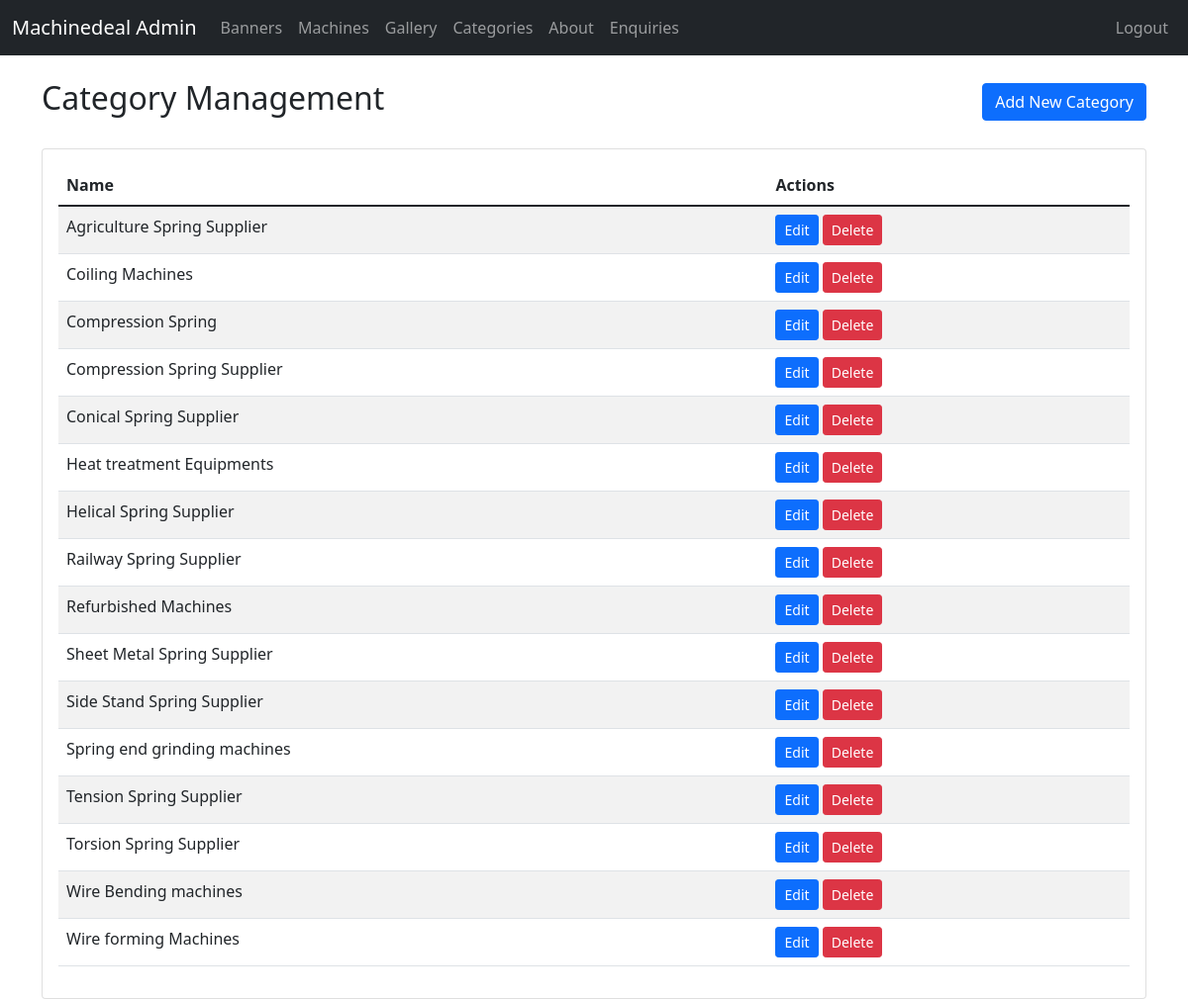
/admin/categories.php (signed in), run on the app's committed database.
### tables this page shows
CREATE TABLE `categories` (
  `id` int(11) NOT NULL,
  `name` varchar(100) NOT NULL,
  `created_at` timestamp NOT NULL DEFAULT CURRENT_TIMESTAMP
);

### admin/categories.php (the view, shortened to what this page needs)
<?php
$database = new Database();
$db = $database->getConnection();
$stmt = $db->query("SELECT * FROM categories ORDER BY name");
$categories = $stmt->fetchAll(PDO::FETCH_ASSOC);
?>
<!DOCTYPE html>
<html lang="en">
<head>
    <link href="https://cdn.jsdelivr.net/npm/bootstrap@5.1.3/dist/css/bootstrap.min.css" rel="stylesheet">
    <link href="https://cdn.jsdelivr.net/npm/bootstrap-icons@1.7.2/font/bootstrap-icons.css" rel="stylesheet">
</head>
<body>
    <?php include 'includes/navbar.php'; ?>
    <div class="container mt-4">
        <div class="d-flex justify-content-between align-items-center mb-4">
            <h2>Category Management</h2>
            <button type="button" class="btn btn-primary" data-bs-toggle="modal" data-bs-target="#addCategoryModal">
                Add New Category
            </button>
        </div>
        <div class="card">
            <div class="card-body">
                <div class="table-responsive">
                    <table class="table table-striped">
                        <thead>
                            <tr>
                                <th>Name</th>
                                <th>Actions</th>
                            </tr>
                        </thead>
                        <tbody>
                            <?php foreach ($categories as $category): ?>
                            <tr>
                                <td><?php echo htmlspecialchars($category['name']); ?></td>
                                <td>
                                    <button class="btn btn-sm btn-primary"
                                            onclick="editCategory(<?php echo $category['id']; ?>, '<?php echo htmlspecialchars($category['name']); ?>')">
                                        Edit
                                    </button>
                                    <form method="POST" class="d-inline">
                                        <button type="submit" class="btn btn-sm btn-danger"
                                                onclick="return confirm('Are you sure you want to delete this category?')">
                                            Delete
                                        </button>
                                    </form>
                                </td>
                            </tr>
                            <?php endforeach; ?>
                        </tbody>
                    </table>
                </div>
            </div>
        </div>
    </div>
</body>
</html>

### admin/includes/navbar.php (shortened to what this page needs)
<nav class="navbar navbar-expand-lg navbar-dark bg-dark">
    <div class="container-fluid">
        <a class="navbar-brand" href="dashboard.php">Machinedeal Admin</a>
        <div class="collapse navbar-collapse" id="navbarNav">
            <ul class="navbar-nav">
                <li class="nav-item">
                    <a class="nav-link" href="banners.php">Banners</a>
                </li>
                <li class="nav-item">
                    <a class="nav-link" href="machines.php">Machines</a>
                </li>
                <li class="nav-item">
                    <a class="nav-link" href="gallery.php">Gallery</a>
                </li>
                <li class="nav-item">
                    <a class="nav-link" href="categories.php">Categories</a>
                </li>
                <li class="nav-item">
                    <a class="nav-link" href="about.php">About</a>
                </li>
                <li class="nav-item">
                    <a class="nav-link" href="enquiries.php">Enquiries</a>
                </li>
            </ul>
            <ul class="navbar-nav ms-auto">
                <li class="nav-item">
                    <a class="nav-link" href="logout.php">Logout</a>
                </li>
            </ul>
        </div>
    </div>
</nav>

### data on the page
categories: name "Agriculture Spring Supplier"
categories: name "Coiling Machines"
categories: name "Compression Spring"
categories: name "Compression Spring Supplier"
categories: name "Conical Spring Supplier"
categories: name "Heat treatment Equipments"
categories: name "Helical Spring Supplier"
categories: name "Railway Spring Supplier"
categories: name "Refurbished Machines"
categories: name "Sheet Metal Spring Supplier"
categories: name "Side Stand Spring Supplier"
categories: name "Spring end grinding machines"
categories: name "Tension Spring Supplier"
categories: name "Torsion Spring Supplier"
categories: name "Wire Bending machines"
categories: name "Wire forming Machines"
